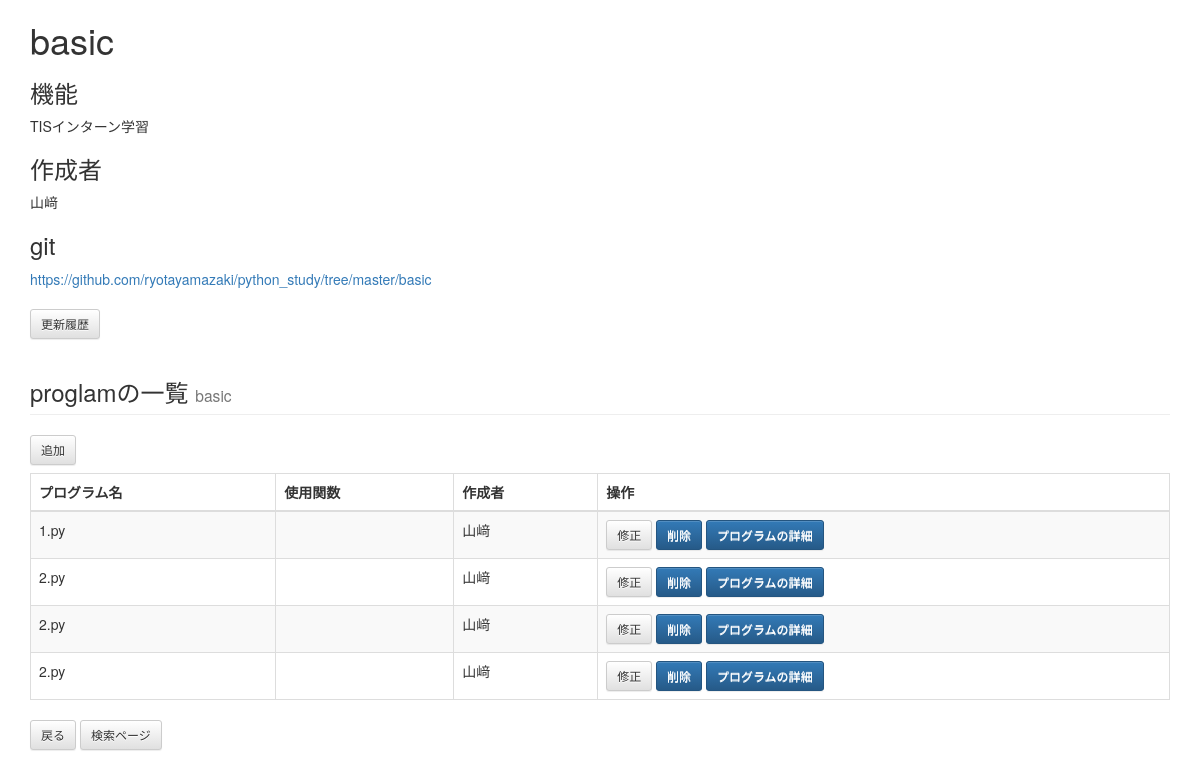
/data_base/proglam/1/, run on an earlier commit of the app's database.
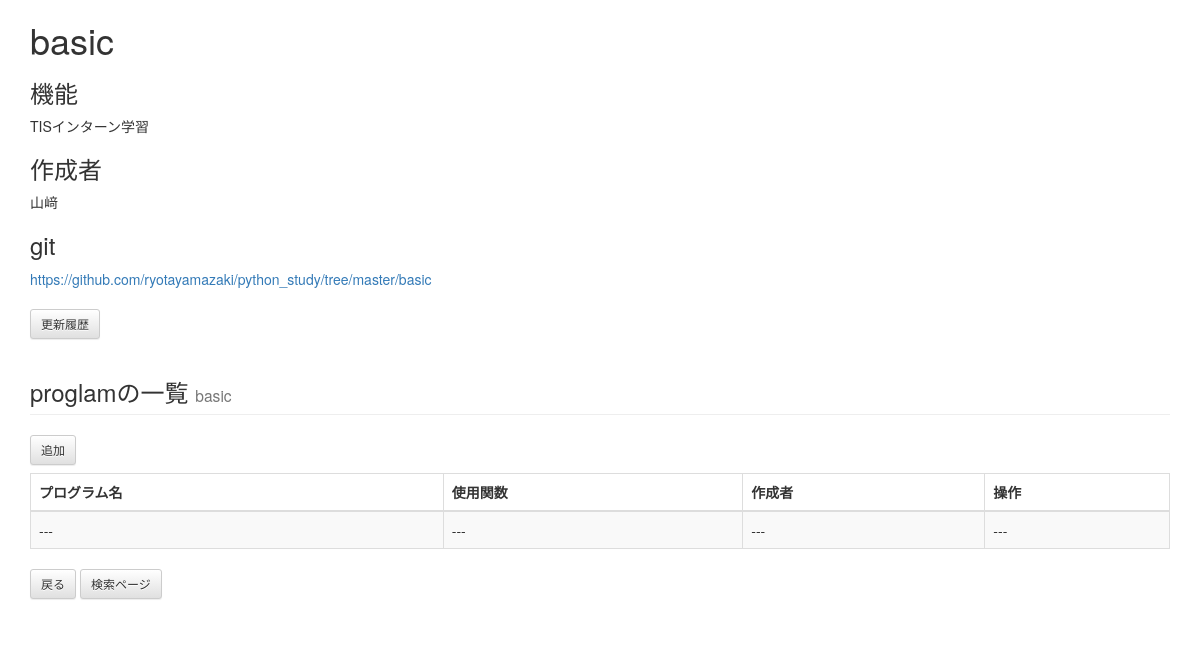
And on a later commit of the database.
### data_base/models.py (models this page shows)
class Pkg(models.Model):
    name = models.CharField('パッケージ名', max_length=255)
    child = models.CharField('所属するプログラム', max_length=255, blank=True)
    maker = models.CharField('作成者', max_length=255)
    mightiness = models.TextField('機能', max_length=255)
    tag = models.CharField('タグ', max_length=255, blank=True)
    git = models.CharField('git', max_length=255, blank=True)

class Proglam(models.Model):
    link = models.ForeignKey(Pkg, verbose_name='pkg', related_name='proglams')
    name = models.CharField('プログラム名', max_length=255)
    child = models.CharField('使用している関数', max_length=255, blank=True)
    maker = models.CharField('作成者', max_length=255)
    mightiness = models.TextField('機能', max_length=255)
    tag = models.CharField('タグ', max_length=255, blank=True)
    git = models.CharField('git', max_length=255, blank=True)

### data_base/views.py (the view)
# urls.py: url(r'^proglam/(?P<pkg_id>\d+)/$', views.ProglamList.as_view(), name='proglam_list'),  # 一覧
class ProglamList(ListView):
    context_object_name='proglams'
    template_name='data_base/proglam_list.html'
    paginate_by = 10  # １ページは最大2件ずつでページングする
    def get(self, request, *args, **kwargs):
        pkg = get_object_or_404(Pkg, pk=kwargs['pkg_id'])  # 親の書籍を読む
        proglams = pkg.proglams.all().order_by('id')   # 書籍の子供の、感想を読む
        self.object_list = proglams
        context = self.get_context_data(object_list=self.object_list, pkg=pkg)
        return self.render_to_response(context)

### data_base/templates/data_base/proglam_list.html (shortened to what this page needs)
{% extends "base.html" %}
{% block content %}
    <h1>{{ pkg.name }}</h1>
    <h3>機能</h3>
    <p>{{ pkg.mightiness }}</p>
    <h3>作成者</h3>
    <p>{{ pkg.maker }}</h3>
    <h3>git</h3>
    <a href=pkg.git>{{ pkg.git }}</a>
    <br><br>
    <a href="{% url 'data_base:pkgupdated_list' pkg_id=pkg.id %}" class="btn btn-default btn-sm">更新履歴</a>
    <h3 class="page-header">proglamの一覧 <small>{{ pkg.name }}</small></h3>
    <a href="{% url 'data_base:proglam_add' pkg_id=pkg.id %}" class="btn btn-default btn-sm">追加</a>
    <table class="table table-striped table-bordered">
      <thead>
        <tr>
          <th>プログラム名</th>
          <th>使用関数</th>
          <th>作成者</th>
          <th>操作</th>
        </tr>
      </thead>
      <tbody>
        {% if proglams %}
          {% for proglam in proglams %}
          <tr>
            <td>{{ proglam.name }}</td>
            <td>{{ proglam.child }}</td>
            <td>{{ proglam.maker }}</td>
            <td>
              <a href="{% url 'data_base:proglam_mod' pkg_id=pkg.id proglam_id=proglam.id %}" class="btn btn-default btn-sm">修正</a>
                <a href="{% url 'data_base:pro_del_check' target_id=proglam.id link_id=pkg.id %}" class="btn btn-default btn-sm btn-primary" target="_blank">削除</a>
              <a href="{% url 'data_base:function_list' proglam_id=proglam.id %}" class="btn btn-default btn-sm btn-primary">プログラムの詳細</a>
            </td>
          </tr>
          {% endfor %}
        {% else %}
          <tr>
            <td>---</td>
            <td>---</td>
            <td>---</td>
            <td>---</td>
          </tr>
        {% endif %}
      </tbody>
    </table>
    <div>
      <a href="{% url 'data_base:pkg_list' %}" class="btn btn-default btn-sm">戻る</a>
      <a href="/data_base/search/" class="btn btn-default btn-sm">検索ページ</a>
    </div>
<br>
{% endblock content %}

### data_base/templates/base.html (shortened to what this page needs)
{% load staticfiles %}
<!DOCTYPE html>
<html lang="{{ LANGUAGE_CODE|default:"en-us" }}">
<head>
<link href="{% static 'css/bootstrap.min.css' %}" rel="stylesheet">
<link href="{% static 'css/bootstrap-theme.min.css' %}" rel="stylesheet">
</head>
<body>
  <div class="container">
    {% block content %}{% endblock %}
  </div>
</body>
</html>

### data_base/templates/data_base/proglam_list.html (style rules this page uses)
table { margin-top: 8px; }

What changed in the data, as far as the page shows it:
removed Proglam: name "1.py", maker "山﨑"
removed Proglam: name "2.py", maker "山﨑"
removed Proglam: name "2.py", maker "山﨑"
removed Proglam: name "2.py", maker "山﨑"
